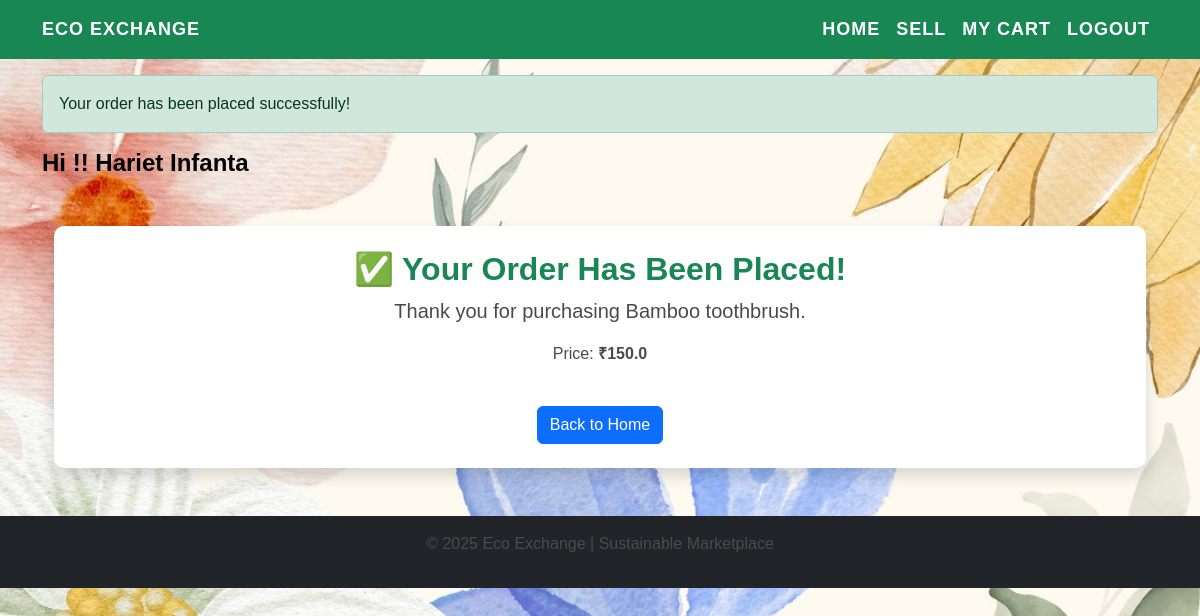
Page /buy/7 (signed in) on the committed database.
### models.py (models this page shows)
class User(db.Model, UserMixin):
    id = db.Column(db.Integer, primary_key=True)
    username = db.Column(db.String(100), nullable=False, unique=True)
    email = db.Column(db.String(120), nullable=False, unique=True)
    password = db.Column(db.String(200), nullable=False)
    products = db.relationship('Product', backref='owner', lazy=True)
    cart = db.relationship('Cart', uselist=False, backref='user', lazy=True)  # Ensures one cart per user

class Product(db.Model):
    id = db.Column(db.Integer, primary_key=True)
    name = db.Column(db.String(100), nullable=False)
    description = db.Column(db.Text, nullable=False)
    price = db.Column(db.Float, nullable=False)
    image_url = db.Column(db.String(255), nullable=True)
    user_id = db.Column(db.Integer, db.ForeignKey('user.id'), nullable=False)

### app.py (the view)
@app.route('/buy/<int:product_id>', methods=['GET'])
@login_required
def buy(product_id):
    product = Product.query.get_or_404(product_id)
    flash('Your order has been placed successfully!', 'success')
    return render_template('order_confirmation.html', product=product)

### app.py (called while the page is built)
@login_manager.user_loader
def load_user(user_id):
    return db.session.get(User, int(user_id))

### templates/order_confirmation.html (shortened to what this page needs)
{% extends 'base.html' %}
{% block content %}
<div class="container text-center mt-5">
    <div class="card shadow p-4">
        <h2 class="text-success">✅ Your Order Has Been Placed!</h2>
        <p class="lead">Thank you for purchasing <strong>{{ product.name }}</strong>.</p>
        <p>Price: <strong>₹{{ product.price }}</strong></p>
        <div class="mt-4">
            <a href="{{ url_for('home') }}" class="btn btn-primary">Back to Home</a>
        </div>
    </div>
</div>
{% endblock %}

### templates/base.html (shortened to what this page needs)
<!DOCTYPE html>
<html lang="en">
<head>
    <link rel="stylesheet" href="https://cdn.jsdelivr.net/npm/bootstrap@5.3.0/dist/css/bootstrap.min.css">
    <link rel="stylesheet" href="{{ url_for('static', filename='style.css') }}">
</head>
<body>
    <nav class="navbar navbar-expand-lg navbar-dark bg-success">
        <div class="container">
            <a class="navbar-brand text-white fw-bold" href="{{ url_for('home') }}">Eco Exchange</a>
            <div class="collapse navbar-collapse" id="navbarNav">
                <ul class="navbar-nav ms-auto">
                    <li class="nav-item"><a class="nav-link {% if request.endpoint == 'home' %}active{% endif %}" href="{{ url_for('home') }}">Home</a></li>
                    {% if current_user.is_authenticated %}
                        <li class="nav-item"><a class="nav-link {% if request.endpoint == 'sell' %}active{% endif %}" href="{{ url_for('sell') }}">Sell</a></li>
                        <li class="nav-item"><a class="nav-link {% if request.endpoint == 'my_cart' %}active{% endif %}" href="{{ url_for('my_cart') }}">My Cart</a></li>
                        <li class="nav-item"><a class="nav-link" href="{{ url_for('logout') }}">Logout</a></li>
                    {% else %}
                        <li class="nav-item"><a class="nav-link {% if request.endpoint == 'login' %}active{% endif %}" href="{{ url_for('login') }}">Login</a></li>
                        <li class="nav-item"><a class="nav-link {% if request.endpoint == 'register' %}active{% endif %}" href="{{ url_for('register') }}">Register</a></li>
                    {% endif %}
                </ul>
            </div>
        </div>
    </nav>
    <div class="container mt-3">
        {% with messages = get_flashed_messages(with_categories=True) %}
            {% if messages %}
                {% for category, message in messages %}
                    <div class="alert alert-{{ category }}">{{ message }}</div>
                {% endfor %}
            {% endif %}
        {% endwith %}
    </div>
    <div class="container mt-3">
        {% if current_user.is_authenticated %}
            <h4 class="text-success fw-bold">Hi !! {{ current_user.username.title() }}</h4>
        {% endif %}
    </div>
    <div class="container mt-4">
        {% block content %}{% endblock %}
    </div>
    <footer class="text-center py-3 bg-dark text-white mt-5">
        <p>&copy; 2025 Eco Exchange | Sustainable Marketplace</p>
    </footer>

### static/style.css (style rules this page uses)
.navbar-nav .nav-link, .navbar-brand { color: white !important; font-weight: bold; font-size: 18px; text-transform: uppercase; letter-spacing: 1px; }
h4.text-success { color: black !important; }
h2 { color: black !important; font-weight: bold; }
body { background-image: url('images/eco-pattern.png'); background-size: cover; background-position: center; background-repeat: no-repeat; background-attachment: fixed; font-family: 'Poppins', sans-serif; color: #2E7D32; }
.card { border-radius: 10px; box-shadow: 0 4px 8px rgba(0, 0, 0, 0.1); border: none; background-color: #ffffff; transition: transform 0.2s ease-in-out; }
p { color: #4A4A4A; }

### rows in the picture
User: username "Hariet Infanta"
Product: name "Bamboo toothbrush", price "150.0"

### other values in the picture
{{ message }} "Your order has been placed successfully!"
